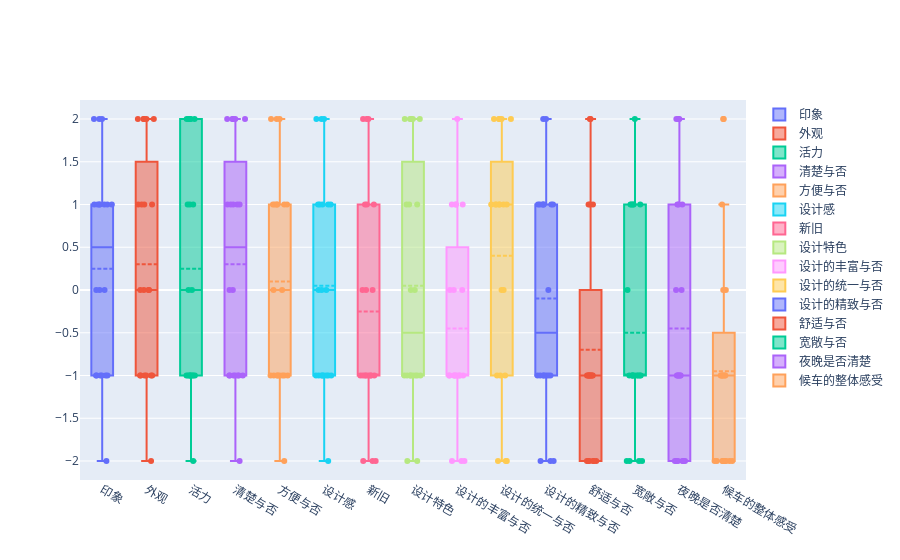

Notebook code for this chart:
### Code cell
fig = go.Figure()
name_temp = ['印象','外观','活力','清楚与否','方便与否','设计感','新旧','设计特色','设计的丰富与否','设计的统一与否',
        '设计的精致与否','舒适与否','宽敞与否','夜晚是否清楚','候车的整体感受']
for i in range(len(data.columns)):
    temp = data.iloc[:, i]
    fig.add_trace(go.Box(y=temp, name=name_temp[i], boxmean=True, boxpoints='all',jitter=1, pointpos = 0))
fig.update_traces(legendgrouptitle = dict(
    font = dict(
        color = '#3B3B3B'
                )
    ),)
fig.show()
# 输出
fig.write_html('test.html')

### Figure 1 — Plotly figure (JSON) as saved in the notebook; plotly's stock layout.template omitted (floating-point values rounded to 4 significant figures)
{"data": [{"boxmean": true, "boxpoints": "all", "jitter": 1, "legendgrouptitle": {"font": {"color": "#3B3B3B"}}, "name": "印象", "pointpos": 0, "type": "box", "y": [-1, 2, 1, -1, 0, -1, 1, 1, -1, 1, -1, 1, 1, 1, 2, 0, -1, -2, 2, 0]}, {"boxmean": true, "boxpoints": "all", "jitter": 1, "legendgrouptitle": {"font": {"color": "#3B3B3B"}}, "name": "外观", "pointpos": 0, "type": "box", "y": [-1, 2, 0, -1, 0, -1, 2, 0, -2, 1, -1, 2, 1, 2, 1, 1, -1, -1, 0, 2]}, {"boxmean": true, "boxpoints": "all", "jitter": 1, "legendgrouptitle": {"font": {"color": "#3B3B3B"}}, "name": "活力", "pointpos": 0, "type": "box", "y": [-1, 2, -1, -1, -1, -1, 2, 2, -1, 1, -1, 2, 1, 2, 1, 0, -2, -1, 2, 0]}, {"boxmean": true, "boxpoints": "all", "jitter": 1, "legendgrouptitle": {"font": {"color": "#3B3B3B"}}, "name": "清楚与否", "pointpos": 0, "type": "box", "y": [-1, 2, 1, 2, -1, -1, 1, 0, 1, 1, -1, 1, 2, 0, 2, -1, -2, -1, 2, -1]}, {"boxmean": true, "boxpoints": "all", "jitter": 1, "legendgrouptitle": {"font": {"color": "#3B3B3B"}}, "name": "方便与否", "pointpos": 0, "type": "box", "y": [-1, 2, 0, -1, -1, 1, 2, 1, 1, 1, 0, 1, -1, 2, 1, -1, -2, -1, -1, -1]}, {"boxmean": true, "boxpoints": "all", "jitter": 1, "legendgrouptitle": {"font": {"color": "#3B3B3B"}}, "name": "设计感", "pointpos": 0, "type": "box", "y": [0, 2, 1, -1, -2, -1, 1, 0, -1, 1, -1, -1, 2, 1, 1, -1, -1, -1, 2, 0]}, {"boxmean": true, "boxpoints": "all", "jitter": 1, "legendgrouptitle": {"font": {"color": "#3B3B3B"}}, "name": "新旧", "pointpos": 0, "type": "box", "y": [-1, -2, -1, 0, -2, -1, 2, -2, -1, 1, -1, 0, 0, 2, 1, 1, -1, -1, 2, -1]}, {"boxmean": true, "boxpoints": "all", "jitter": 1, "legendgrouptitle": {"font": {"color": "#3B3B3B"}}, "name": "设计特色", "pointpos": 0, "type": "box", "y": [-1, 2, -1, -2, -1, -1, 2, 0, -1, 1, -1, 1, 1, 2, 2, -1, -2, -1, 2, 0]}, {"boxmean": true, "boxpoints": "all", "jitter": 1, "legendgrouptitle": {"font": {"color": "#3B3B3B"}}, "name": "设计的丰富与否", "pointpos": 0, "type": "box", "y": [-1, -2, -1, -2, 0, -1, -1, -1, -1, 1, -1, 1, 0, -1, 1, 1, -2, -1, 2, 0]}, {"boxmean": true, "boxpoints": "all", "jitter": 1, "legendgrouptitle": {"font": {"color": "#3B3B3B"}}, "name": "设计的统一与否", "pointpos": 0, "type": "box", "y": [1, 1, 2, -2, 0, -1, -1, 1, -2, 1, 2, 2, 2, 2, 1, 1, -2, -1, 1, 0]}, {"boxmean": true, "boxpoints": "all", "jitter": 1, "legendgrouptitle": {"font": {"color": "#3B3B3B"}}, "name": "设计的精致与否", "pointpos": 0, "type": "box", "y": [-1, -1, 1, -2, -1, -1, 1, -1, 1, 1, -1, 1, 1, 2, 1, -1, -2, -2, 2, 0]}, {"boxmean": true, "boxpoints": "all", "jitter": 1, "legendgrouptitle": {"font": {"color": "#3B3B3B"}}, "name": "舒适与否", "pointpos": 0, "type": "box", "y": [-1, -2, -1, -1, -2, -1, 1, -2, -1, 1, -2, 1, -1, 2, 2, -2, -2, -1, -1, -1]}, {"boxmean": true, "boxpoints": "all", "jitter": 1, "legendgrouptitle": {"font": {"color": "#3B3B3B"}}, "name": "宽敞与否", "pointpos": 0, "type": "box", "y": [-1, -2, 1, -2, -2, -1, 1, -1, -1, 1, -1, 0, -1, 2, 1, 1, -2, -1, -1, -1]}, {"boxmean": true, "boxpoints": "all", "jitter": 1, "legendgrouptitle": {"font": {"color": "#3B3B3B"}}, "name": "夜晚是否清楚", "pointpos": 0, "type": "box", "y": [-2, -2, -1, -2, -2, -1, 1, -1, 1, 1, 0, 0, -1, 2, 2, -2, -2, -1, 2, -1]}, {"boxmean": true, "boxpoints": "all", "jitter": 1, "legendgrouptitle": {"font": {"color": "#3B3B3B"}}, "name": "候车的整体感受", "pointpos": 0, "type": "box", "y": [0, 0, -1, -2, -2, -2, -1, -1, -1, 1, -2, -2, -1, 2, 2, -2, -2, -1, -2, -2]}], "layout": {}}
